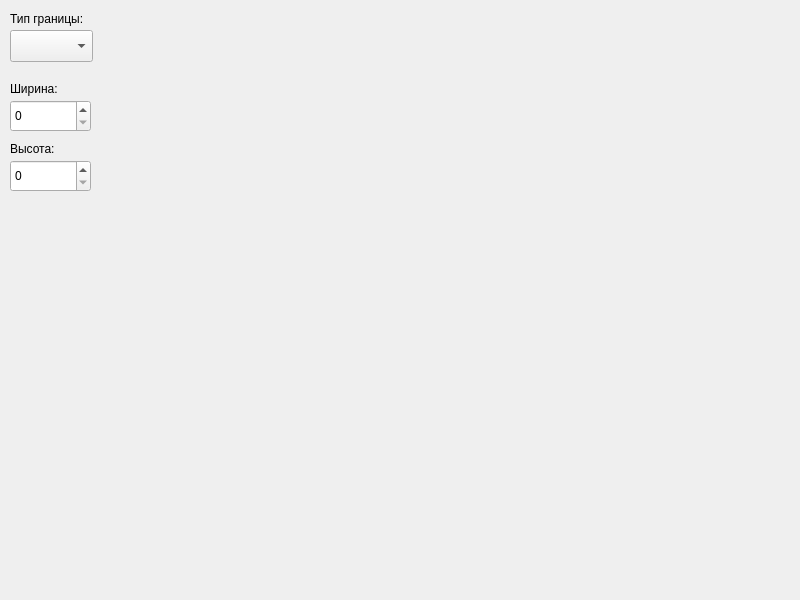
<?xml version="1.0" encoding="UTF-8"?>
<ui version="4.0">
 <class>Form</class>
 <widget class="QWidget" name="Form">
  <property name="geometry">
   <rect>
    <x>0</x>
    <y>0</y>
    <width>800</width>
    <height>600</height>
   </rect>
  </property>
  <property name="windowTitle">
   <string>Размещение скважин</string>
  </property>
  <widget class="QWidget" name="widgetArea" native="true">
   <property name="geometry">
    <rect>
     <x>130</x>
     <y>0</y>
     <width>661</width>
     <height>591</height>
    </rect>
   </property>
  </widget>
  <widget class="QComboBox" name="comboBorder">
   <property name="geometry">
    <rect>
     <x>10</x>
     <y>30</y>
     <width>83</width>
     <height>32</height>
    </rect>
   </property>
   <property name="maxCount">
    <number>10</number>
   </property>
  </widget>
  <widget class="QSpinBox" name="spinWidth">
   <property name="geometry">
    <rect>
     <x>10</x>
     <y>100</y>
     <width>81</width>
     <height>32</height>
    </rect>
   </property>
   <property name="maximum">
    <number>100000</number>
   </property>
  </widget>
  <widget class="QSpinBox" name="spinHeight">
   <property name="geometry">
    <rect>
     <x>10</x>
     <y>160</y>
     <width>81</width>
     <height>32</height>
    </rect>
   </property>
   <property name="maximum">
    <number>100000</number>
   </property>
  </widget>
  <widget class="QLabel" name="labelBorder">
   <property name="geometry">
    <rect>
     <x>10</x>
     <y>10</y>
     <width>91</width>
     <height>18</height>
    </rect>
   </property>
   <property name="text">
    <string>Тип границы:</string>
   </property>
  </widget>
  <widget class="QLabel" name="labelWidth">
   <property name="geometry">
    <rect>
     <x>10</x>
     <y>80</y>
     <width>71</width>
     <height>18</height>
    </rect>
   </property>
   <property name="text">
    <string>Ширина:</string>
   </property>
  </widget>
  <widget class="QLabel" name="labelHeight">
   <property name="geometry">
    <rect>
     <x>10</x>
     <y>140</y>
     <width>71</width>
     <height>18</height>
    </rect>
   </property>
   <property name="text">
    <string>Высота:</string>
   </property>
  </widget>
 </widget>
 <resources/>
 <connections/>
</ui>
